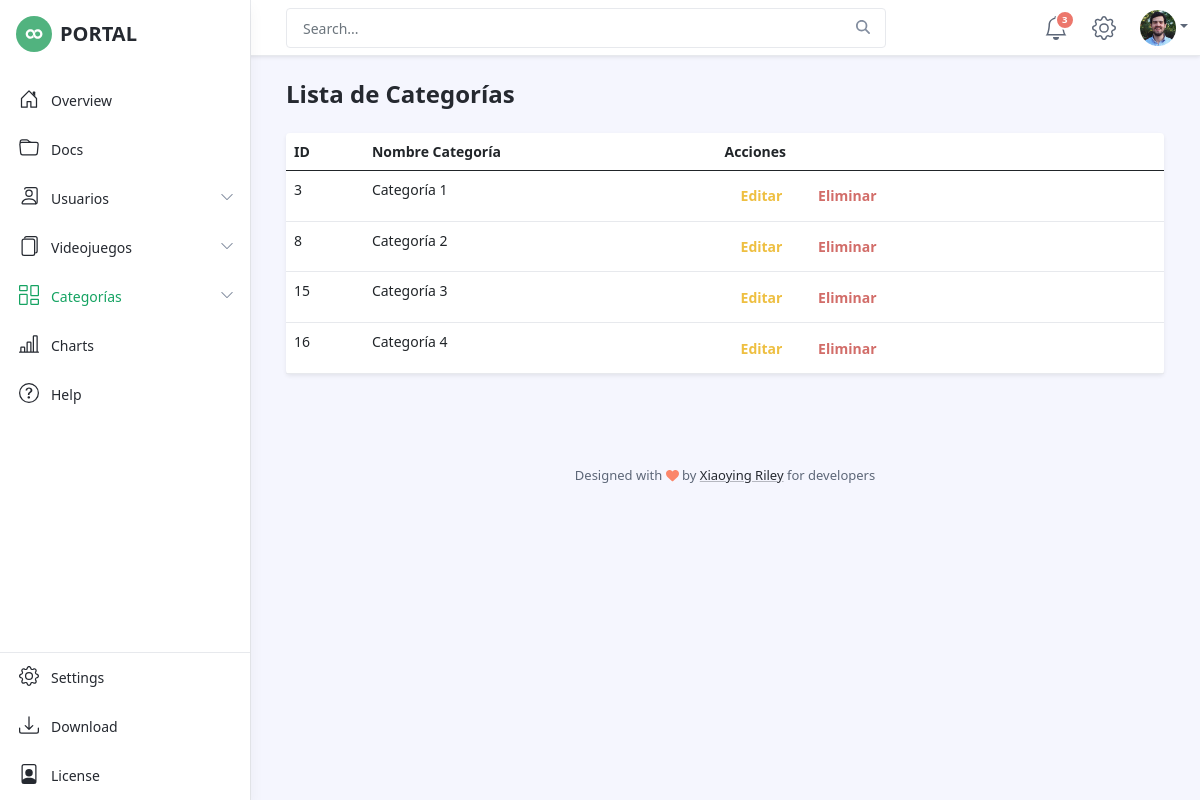
Screenshot of /categorias/lista/ with the database file from the repository.
### videojuego/models.py (models this page shows, shortened)
class Categoria(models.Model):
    nombre = models.CharField(max_length=50)

### videojuego/views.py (the view)
def lista_categoria(request):
    categorias = Categoria.objects.all()
    return render(request,'lista_categorias.html',{'categorias' : categorias,
                                                    'cat_lista' : True})

### videojuego/templates/lista_categorias.html (shortened to what this page needs)
{% extends 'dashboard.html' %}
{% load static %}
{% block contenido %}
<h1 class="app-page-title">Lista de Categorías</h1>
<div class="app-card app-card-orders-table shadow-sm mb-5">
    <table class="table table-hover">
        <thead>
            <th>ID</th>
            <th>Nombre Categoría</th>
            <th>Acciones</th>
        </thead>
        <tbody>
            {% for categoria in categorias %}
                <tr>
                    <td>{{categoria.id}}</td>
                    <td>{{categoria.nombre}}</td>
                    <td><a href="{% url 'categoria:editar' categoria.id %}" class="btn btn-outline-warning">Editar</a>
                    <button onclick="muestraModal('{% url 'categoria:eliminar' categoria.id %}','la {{categoria.nombre}}')" type="button" class="btn btn-outline-danger" data-toggle="modal" data-target="#eliminarModal">Eliminar</button>
                </tr>
            {% endfor %}
        </tbody>
    </table>
</div>
{% endblock contenido %}

### rows the page displays
Categoria: id "3", nombre "Categoría 1"
Categoria: id "8", nombre "Categoría 2"
Categoria: id "15", nombre "Categoría 3"
Categoria: id "16", nombre "Categoría 4"
